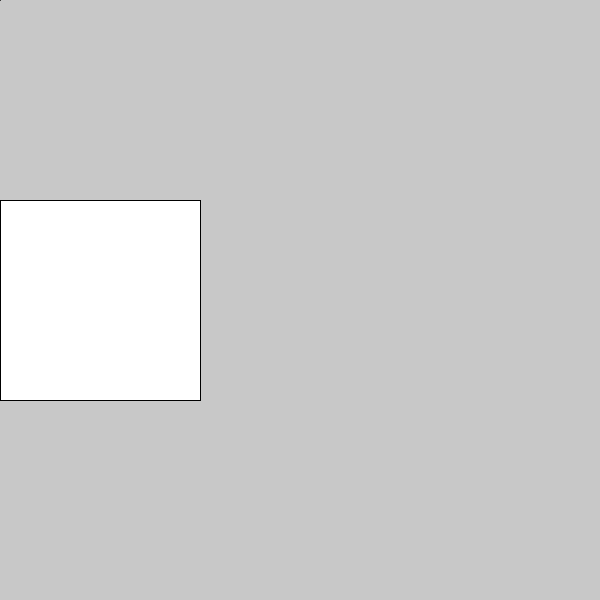
Frame 1 (no input)
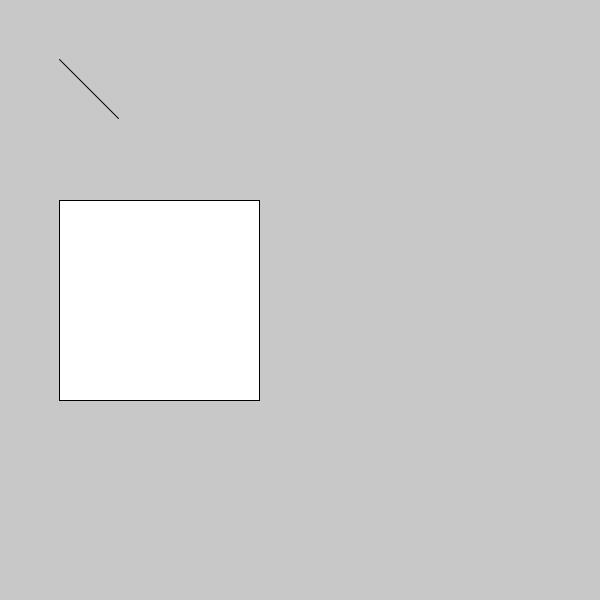
Frame 60 (the mouse pressed at the canvas centre just before this capture)
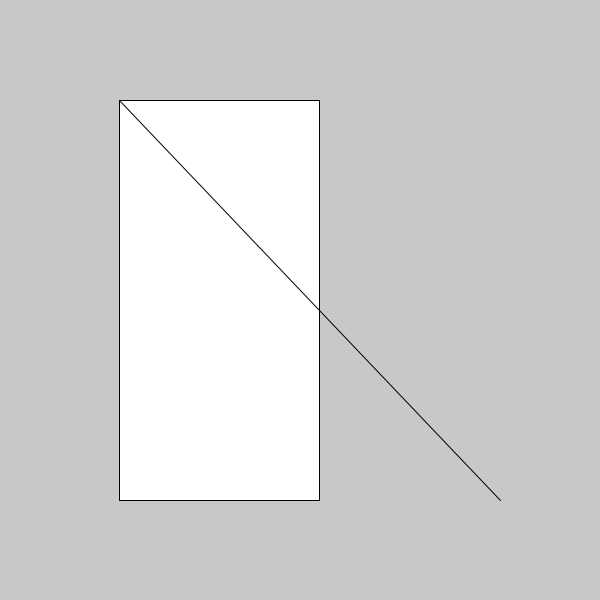
Frame 120 (the mouse held since frame 60 and released just before this capture)

The Processing sketch that drew these frames (run headless with seeded random() and noise(); from frame 60 on, the mouse is pressed at the canvas centre):

// Processing sketch: sketch_exercise_4
// ── sketch_exercise_4.pde
//float x = 0.0;

//void setup() {
//  size(100, 100);
//}

//void draw() {
//  background(204);
//  if ((x < 20) || (x > 80)) {
//    rect(20, 20, 60, 60);
//  }
//  line(x , 0, x, 100);
//  x += 0.25;
//}

//exercise1
//void setup() {
//  size(500, 500);
//}

//void draw() {
//  frameRate(1);
//  println(frameCount);
//}

//exercise2
//float x = 0.0;

//void setup() {
//  size(500, 500);
//}

//void draw() {
  //background(200);
  //rect(x, 100, 100, 100);
  //x += 5;
  //if (x > 500) {
  //  x = 0;
  //};
//}

//exercise3
//float x = 0.0;

//void setup() {
//  size(500, 500);
//  noLoop();
//}

//void draw() {
//  background(200);
//  rect(x, 100, 100, 100);
//  x += 5;
//  if (x > 500) {
//    x = 0;
//  };
//}

//exercise4
//boolean a = true;

//void setup() {
//  size(500, 500);
//  noLoop();
//}

//void draw() {
//  println(a);
//  println(!a);
//  println(10 > 3);
//  boolean b = false;
//  println(b);
//}

//exercise5
float x = 0.0;

void setup() {
  size(600, 600);
}

void draw() {
  background(200);
  if (x < 100) {
    rect(x, 200, 200, 200);
    line(x, x, x+x, x+x);
  }
  else if((x >= 100) || (x <= 300)) {
    rect(x, 100, 200, 400);
    line(x, 100, 500, 500);
  }
  println(x);
  x += 1;
}
